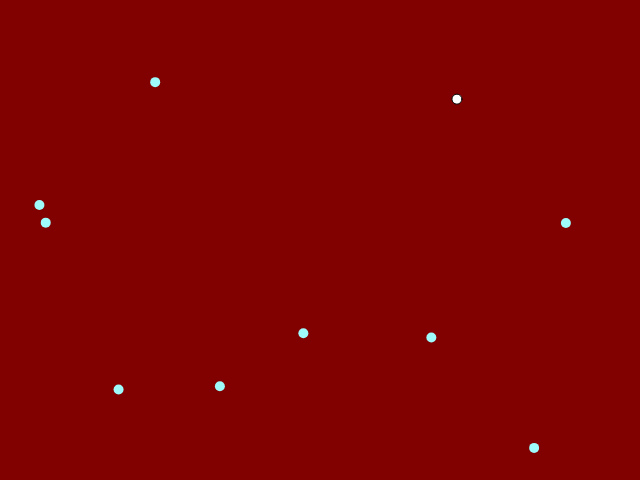
Frame 1 (no input)
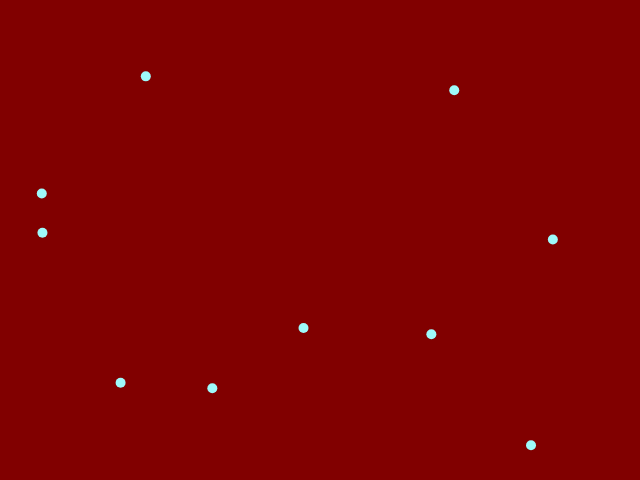
Frame 60 (no input)
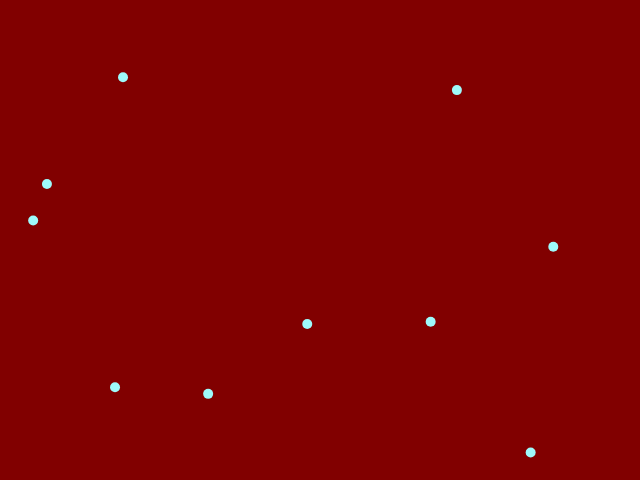
Frame 120 (the mouse pressed at the canvas centre since frame 60)

The p5.js sketch that drew these frames (run headless with seeded random() and noise() and a simulated clock; from frame 60 on, the mouse is pressed at the canvas centre):

// p5.js sketch
// ── sketch.js
// a simple p5 sketch that draws an ellipse
var xPositions = [];
var yPositions = [];
var size = [];

function setup() {
	createCanvas(640, 480);
	for (var i = 0; i < 10; i++){
		xPositions[i] = random(0, 640);
		yPositions[i] = random(0, 480);
		size[i] = random(1, 10)

	}
}

function draw() {
	background(129, 0, 0);

	for (var i = 0; i < 10; i++){
		xPositions[i] = xPositions[i] + random(-2, 2);
		yPositions[i] = yPositions[i] + random(-2, 2);

		ellipse(xPositions[i], yPositions[i], 10, 10);
		fill(158, 250, 251)
		noStroke();

	}
}
